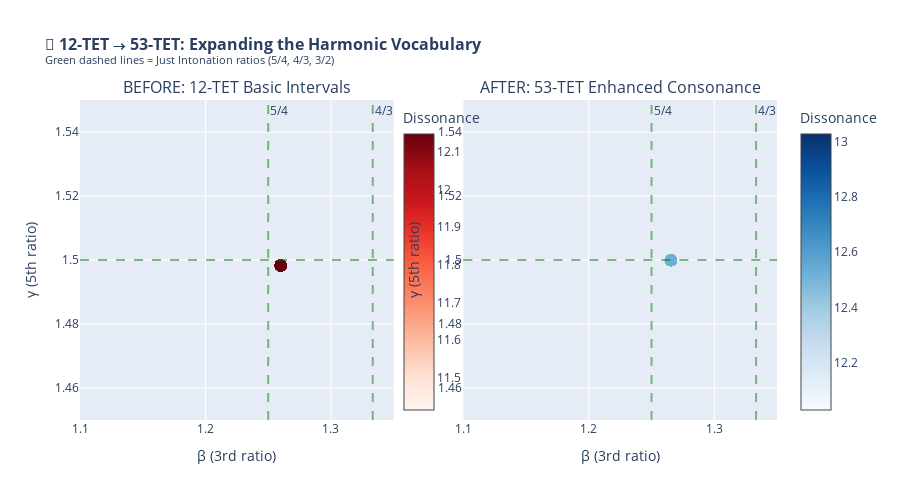

Notebook cell for this chart:
### Code cell
# ═══════════════════════════════════════════════════════════════════════════════
# VISUALIZATION: 12-TET → 53-TET TRANSFORMATION
# ═══════════════════════════════════════════════════════════════════════════════

import plotly.graph_objects as go
from plotly.subplots import make_subplots

# Create figure with 2 subplots
fig = make_subplots(
    rows=1, cols=2,
    subplot_titles=(
        "BEFORE: 12-TET Basic Intervals",
        "AFTER: 53-TET Enhanced Consonance"
    ),
    specs=[[{"type": "scatter"}, {"type": "scatter"}]]
)

# Get data for applied corrections
applied = [c for c in corrections_53tet if not c['skipped']]

# Before: Original positions (beta, gamma for triads)
orig_betas = []
orig_gammas = []
orig_diss = []
for c in applied:
    if c['chord_type'] == 'triad':
        freqs = sorted([midi_to_frequency(n) for n in c['original_notes']])
        root = freqs[0]
        orig_betas.append(freqs[1]/root)
        orig_gammas.append(freqs[2]/root)
        orig_diss.append(c['original_dissonance'])

# After: Target positions
target_betas = []
target_gammas = []
target_diss = []
target_names = []
for c in applied:
    if c['chord_type'] == 'triad' and c['target_source'] == '53-TET':
        target = next((t for t in tet53_triads if t['name'] == c['target_name']), None)
        if target:
            target_betas.append(target['beta'])
            target_gammas.append(target['gamma'])
            target_diss.append(c['target_dissonance'])
            target_names.append(c['target_name'])

# Plot original 12-TET positions
fig.add_trace(
    go.Scatter(
        x=orig_betas,
        y=orig_gammas,
        mode='markers',
        marker=dict(
            size=12,
            color=orig_diss,
            colorscale='Reds',
            showscale=True,
            colorbar=dict(title="Dissonance", x=0.45)
        ),
        name='12-TET Chords',
        text=[f"D={d:.2f}" for d in orig_diss],
        hovertemplate="β=%{x:.4f}<br>γ=%{y:.4f}<br>%{text}<extra></extra>"
    ),
    row=1, col=1
)

# Plot 53-TET target positions
fig.add_trace(
    go.Scatter(
        x=target_betas,
        y=target_gammas,
        mode='markers',
        marker=dict(
            size=12,
            color=target_diss,
            colorscale='Blues',
            showscale=True,
            colorbar=dict(title="Dissonance", x=1.02)
        ),
        name='53-TET Targets',
        text=[f"{n}<br>D={d:.2f}" for n, d in zip(target_names, target_diss)],
        hovertemplate="β=%{x:.4f}<br>γ=%{y:.4f}<br>%{text}<extra></extra>"
    ),
    row=1, col=2
)

# Add reference lines for just intonation
just_ratios = {
    '5/4': 5/4,
    '4/3': 4/3,
    '3/2': 3/2,
}

for name, ratio in just_ratios.items():
    # Vertical line for β
    fig.add_vline(x=ratio, line_dash="dash", line_color="green", 
                  annotation_text=name, row=1, col=1, opacity=0.5)
    fig.add_vline(x=ratio, line_dash="dash", line_color="green", 
                  annotation_text=name, row=1, col=2, opacity=0.5)
    # Horizontal line for γ
    fig.add_hline(y=ratio, line_dash="dash", line_color="green", row=1, col=1, opacity=0.5)
    fig.add_hline(y=ratio, line_dash="dash", line_color="green", row=1, col=2, opacity=0.5)

fig.update_layout(
    title=dict(
        text="<b>🎵 12-TET → 53-TET: Expanding the Harmonic Vocabulary</b><br>" +
             "<sup>Green dashed lines = Just Intonation ratios (5/4, 4/3, 3/2)</sup>",
        font=dict(size=16)
    ),
    height=500,
    showlegend=False
)

fig.update_xaxes(title_text="β (3rd ratio)", range=[1.1, 1.35], row=1, col=1)
fig.update_xaxes(title_text="β (3rd ratio)", range=[1.1, 1.35], row=1, col=2)
fig.update_yaxes(title_text="γ (5th ratio)", range=[1.45, 1.55], row=1, col=1)
fig.update_yaxes(title_text="γ (5th ratio)", range=[1.45, 1.55], row=1, col=2)

fig.show()

# Print the philosophical summary
print("\n" + "═"*80)
print("                    THE CLAIM: 12-TET IS BASIC")
print("═"*80)
print("""
12-TET (Equal Temperament) was a COMPROMISE designed for:
  • Easy transposition between keys
  • Fixed-pitch instruments (piano, frets)
  • Mass production and standardization

What 12-TET LOST:
  • The pure 5/4 major third (replaced with 1.2599, 14 cents sharp)
  • The pure 3/2 fifth (replaced with 1.4983, 2 cents flat)
  • The harmonic 7th (7/4 = 1.75, no good approximation)
  • HUNDREDS of subtle interval colors

What 53-TET GIVES US:
  • 10 different thirds (vs 2 in 12-TET)
  • 7 different fifths (vs 3 in 12-TET)  
  • 10 different sevenths (vs 2 in 12-TET)
  • 70 triad colors (vs ~6 in 12-TET)
  • 700 tetrachord colors (vs ~12 in 12-TET)

The vM3-P5 triad (β=1.249, γ=1.4999) is the CLOSEST to pure just intonation
and appeared 63 times in our correction - this is not coincidence!

WE ARE NOT "FIXING" 12-TET. WE ARE TRANSCENDING IT.
""")
print("═"*80)

### Figure 1 — Plotly figure (JSON) as saved in the notebook; plotly's stock layout.template omitted (floating-point values rounded to 4 significant figures)
{"data": [{"hovertemplate": "β=%{x:.4f}<br>γ=%{y:.4f}<br>%{text}<extra></extra>", "marker": {"color": [12.15, 12.15, 12.15, 12.15, 12.15, 12.15, 12.15, 12.15, 11.41, 12.15, 12.15, 12.15, 11.41, 12.15, 12.15, 12.15, 12.15, 12.15, 12.15, 12.15, 12.15, 12.15, 12.15, 12.15, 12.15, 12.15, 12.15, 12.15, 12.15, 12.15, 12.15, 11.41, 12.15, 12.15, 12.15, 11.41, 12.15, 12.15, 12.15, 12.15, 12.15, 12.15, 12.15, 12.15, 12.15, 12.15, 12.15, 12.15, 12.15, 12.15, 12.15, 12.15, 12.15, 12.15, 11.41, 12.15, 12.15, 12.15, 11.41, 12.15, 12.15, 12.15, 12.15, 12.15, 12.15, 12.15, 12.15, 12.15, 12.15], "colorbar": {"title": {"text": "Dissonance"}, "x": 0.45}, "colorscale": [[0, "rgb(255,245,240)"], [0.125, "rgb(254,224,210)"], [0.25, "rgb(252,187,161)"], [0.375, "rgb(252,146,114)"], [0.5, "rgb(251,106,74)"], [0.625, "rgb(239,59,44)"], [0.75, "rgb(203,24,29)"], [0.875, "rgb(165,15,21)"], [1, "rgb(103,0,13)"]], "showscale": true, "size": 12}, "mode": "markers", "name": "12-TET Chords", "text": ["D=12.15", "D=12.15", "D=12.15", "D=12.15", "D=12.15", "D=12.15", "D=12.15", "D=12.15", "D=11.41", "D=12.15", "D=12.15", "D=12.15", "D=11.41", "D=12.15", "D=12.15", "D=12.15", "D=12.15", "D=12.15", "D=12.15", "D=12.15", "D=12.15", "D=12.15", "D=12.15", "D=12.15", "D=12.15", "D=12.15", "D=12.15", "D=12.15", "D=12.15", "D=12.15", "D=12.15", "D=11.41", "D=12.15", "D=12.15", "D=12.15", "D=11.41", "D=12.15", "D=12.15", "D=12.15", "D=12.15", "D=12.15", "D=12.15", "D=12.15", "D=12.15", "D=12.15", "D=12.15", "D=12.15", "D=12.15", "D=12.15", "D=12.15", "D=12.15", "D=12.15", "D=12.15", "D=12.15", "D=11.41", "D=12.15", "D=12.15", "D=12.15", "D=11.41", "D=12.15", "D=12.15", "D=12.15", "D=12.15", "D=12.15", "D=12.15", "D=12.15", "D=12.15", "D=12.15", "D=12.15"], "type": "scatter", "x": [1.26, 1.26, 1.26, 1.26, 1.26, 1.26, 1.26, 1.26, 1.335, 1.26, 1.26, 1.26, 1.335, 1.26, 1.26, 1.26, 1.26, 1.26, 1.26, 1.26, 1.26, 1.26, 1.26, 1.26, 1.26, 1.26, 1.26, 1.26, 1.26, 1.26, 1.26, 1.335, 1.26, 1.26, 1.26, 1.335, 1.26, 1.26, 1.26, 1.26, 1.26, 1.26, 1.26, 1.26, 1.26, 1.26, 1.26, 1.26, 1.26, 1.26, 1.26, 1.26, 1.26, 1.26, 1.335, 1.26, 1.26, 1.26, 1.335, 1.26, 1.26, 1.26, 1.26, 1.26, 1.26, 1.26, 1.26, 1.26, 1.26], "xaxis": "x", "y": [1.498, 1.498, 1.498, 1.498, 1.498, 1.498, 1.498, 1.498, 1.682, 1.498, 1.498, 1.498, 1.682, 1.498, 1.498, 1.498, 1.498, 1.498, 1.498, 1.498, 1.498, 1.498, 1.498, 1.498, 1.498, 1.498, 1.498, 1.498, 1.498, 1.498, 1.498, 1.682, 1.498, 1.498, 1.498, 1.682, 1.498, 1.498, 1.498, 1.498, 1.498, 1.498, 1.498, 1.498, 1.498, 1.498, 1.498, 1.498, 1.498, 1.498, 1.498, 1.498, 1.498, 1.498, 1.682, 1.498, 1.498, 1.498, 1.682, 1.498, 1.498, 1.498, 1.498, 1.498, 1.498, 1.498, 1.498, 1.498, 1.498], "yaxis": "y"}, {"hovertemplate": "β=%{x:.4f}<br>γ=%{y:.4f}<br>%{text}<extra></extra>", "marker": {"color": [12.53, 12.53, 12.53, 12.53, 12.53, 12.53, 12.53, 12.53, 12.53, 12.53, 12.53, 12.53, 12.53, 12.53, 12.53, 12.53, 12.53, 12.53, 12.53, 12.53, 12.53, 12.53, 12.53, 12.53, 12.53, 12.53, 12.53, 12.53, 12.53, 12.53, 12.53, 12.53, 12.53, 12.53, 12.53, 12.53, 12.53, 12.53, 12.53, 12.53, 12.53, 12.53, 12.53, 12.53, 12.53, 12.53, 12.53, 12.53, 12.53, 12.53, 12.53, 12.53, 12.53, 12.53, 12.53, 12.53, 12.53, 12.53, 12.53, 12.53, 12.53, 12.53, 12.53, 12.53, 12.53, 12.53, 12.53, 12.53, 12.53], "colorbar": {"title": {"text": "Dissonance"}, "x": 1.02}, "colorscale": [[0, "rgb(247,251,255)"], [0.125, "rgb(222,235,247)"], [0.25, "rgb(198,219,239)"], [0.375, "rgb(158,202,225)"], [0.5, "rgb(107,174,214)"], [0.625, "rgb(66,146,198)"], [0.75, "rgb(33,113,181)"], [0.875, "rgb(8,81,156)"], [1, "rgb(8,48,107)"]], "showscale": true, "size": 12}, "mode": "markers", "name": "53-TET Targets", "text": ["M3-P5<br>D=12.53", "M3-P5<br>D=12.53", "M3-P5<br>D=12.53", "M3-P5<br>D=12.53", "M3-P5<br>D=12.53", "M3-P5<br>D=12.53", "M3-P5<br>D=12.53", "M3-P5<br>D=12.53", "M3-P5<br>D=12.53", "M3-P5<br>D=12.53", "M3-P5<br>D=12.53", "M3-P5<br>D=12.53", "M3-P5<br>D=12.53", "M3-P5<br>D=12.53", "M3-P5<br>D=12.53", "M3-P5<br>D=12.53", "M3-P5<br>D=12.53", "M3-P5<br>D=12.53", "M3-P5<br>D=12.53", "M3-P5<br>D=12.53", "M3-P5<br>D=12.53", "M3-P5<br>D=12.53", "M3-P5<br>D=12.53", "M3-P5<br>D=12.53", "M3-P5<br>D=12.53", "M3-P5<br>D=12.53", "M3-P5<br>D=12.53", "M3-P5<br>D=12.53", "M3-P5<br>D=12.53", "M3-P5<br>D=12.53", "M3-P5<br>D=12.53", "M3-P5<br>D=12.53", "M3-P5<br>D=12.53", "M3-P5<br>D=12.53", "M3-P5<br>D=12.53", "M3-P5<br>D=12.53", "M3-P5<br>D=12.53", "M3-P5<br>D=12.53", "M3-P5<br>D=12.53", "M3-P5<br>D=12.53", "M3-P5<br>D=12.53", "M3-P5<br>D=12.53", "M3-P5<br>D=12.53", "M3-P5<br>D=12.53", "M3-P5<br>D=12.53", "M3-P5<br>D=12.53", "M3-P5<br>D=12.53", "M3-P5<br>D=12.53", "M3-P5<br>D=12.53", "M3-P5<br>D=12.53", "M3-P5<br>D=12.53", "M3-P5<br>D=12.53", "M3-P5<br>D=12.53", "M3-P5<br>D=12.53", "M3-P5<br>D=12.53", "M3-P5<br>D=12.53", "M3-P5<br>D=12.53", "M3-P5<br>D=12.53", "M3-P5<br>D=12.53", "M3-P5<br>D=12.53", "M3-P5<br>D=12.53", "M3-P5<br>D=12.53", "M3-P5<br>D=12.53", "M3-P5<br>D=12.53", "M3-P5<br>D=12.53", "M3-P5<br>D=12.53", "M3-P5<br>D=12.53", "M3-P5<br>D=12.53", "M3-P5<br>D=12.53"], "type": "scatter", "x": [1.265, 1.265, 1.265, 1.265, 1.265, 1.265, 1.265, 1.265, 1.265, 1.265, 1.265, 1.265, 1.265, 1.265, 1.265, 1.265, 1.265, 1.265, 1.265, 1.265, 1.265, 1.265, 1.265, 1.265, 1.265, 1.265, 1.265, 1.265, 1.265, 1.265, 1.265, 1.265, 1.265, 1.265, 1.265, 1.265, 1.265, 1.265, 1.265, 1.265, 1.265, 1.265, 1.265, 1.265, 1.265, 1.265, 1.265, 1.265, 1.265, 1.265, 1.265, 1.265, 1.265, 1.265, 1.265, 1.265, 1.265, 1.265, 1.265, 1.265, 1.265, 1.265, 1.265, 1.265, 1.265, 1.265, 1.265, 1.265, 1.265], "xaxis": "x2", "y": [1.5, 1.5, 1.5, 1.5, 1.5, 1.5, 1.5, 1.5, 1.5, 1.5, 1.5, 1.5, 1.5, 1.5, 1.5, 1.5, 1.5, 1.5, 1.5, 1.5, 1.5, 1.5, 1.5, 1.5, 1.5, 1.5, 1.5, 1.5, 1.5, 1.5, 1.5, 1.5, 1.5, 1.5, 1.5, 1.5, 1.5, 1.5, 1.5, 1.5, 1.5, 1.5, 1.5, 1.5, 1.5, 1.5, 1.5, 1.5, 1.5, 1.5, 1.5, 1.5, 1.5, 1.5, 1.5, 1.5, 1.5, 1.5, 1.5, 1.5, 1.5, 1.5, 1.5, 1.5, 1.5, 1.5, 1.5, 1.5, 1.5], "yaxis": "y2"}], "layout": {"annotations": [{"font": {"size": 16}, "showarrow": false, "text": "BEFORE: 12-TET Basic Intervals", "x": 0.225, "xanchor": "center", "xref": "paper", "y": 1, "yanchor": "bottom", "yref": "paper"}, {"font": {"size": 16}, "showarrow": false, "text": "AFTER: 53-TET Enhanced Consonance", "x": 0.775, "xanchor": "center", "xref": "paper", "y": 1, "yanchor": "bottom", "yref": "paper"}, {"showarrow": false, "text": "5/4", "x": 1.25, "xanchor": "left", "xref": "x", "y": 1, "yanchor": "top", "yref": "y domain"}, {"showarrow": false, "text": "5/4", "x": 1.25, "xanchor": "left", "xref": "x2", "y": 1, "yanchor": "top", "yref": "y2 domain"}, {"showarrow": false, "text": "4/3", "x": 1.333, "xanchor": "left", "xref": "x", "y": 1, "yanchor": "top", "yref": "y domain"}, {"showarrow": false, "text": "4/3", "x": 1.333, "xanchor": "left", "xref": "x2", "y": 1, "yanchor": "top", "yref": "y2 domain"}, {"showarrow": false, "text": "3/2", "x": 1.5, "xanchor": "left", "xref": "x", "y": 1, "yanchor": "top", "yref": "y domain"}, {"showarrow": false, "text": "3/2", "x": 1.5, "xanchor": "left", "xref": "x2", "y": 1, "yanchor": "top", "yref": "y2 domain"}], "height": 500, "shapes": [{"line": {"color": "green", "dash": "dash"}, "opacity": 0.5, "type": "line", "x0": 1.25, "x1": 1.25, "xref": "x", "y0": 0, "y1": 1, "yref": "y domain"}, {"line": {"color": "green", "dash": "dash"}, "opacity": 0.5, "type": "line", "x0": 1.25, "x1": 1.25, "xref": "x2", "y0": 0, "y1": 1, "yref": "y2 domain"}, {"line": {"color": "green", "dash": "dash"}, "opacity": 0.5, "type": "line", "x0": 0, "x1": 1, "xref": "x domain", "y0": 1.25, "y1": 1.25, "yref": "y"}, {"line": {"color": "green", "dash": "dash"}, "opacity": 0.5, "type": "line", "x0": 0, "x1": 1, "xref": "x2 domain", "y0": 1.25, "y1": 1.25, "yref": "y2"}, {"line": {"color": "green", "dash": "dash"}, "opacity": 0.5, "type": "line", "x0": 1.333, "x1": 1.333, "xref": "x", "y0": 0, "y1": 1, "yref": "y domain"}, {"line": {"color": "green", "dash": "dash"}, "opacity": 0.5, "type": "line", "x0": 1.333, "x1": 1.333, "xref": "x2", "y0": 0, "y1": 1, "yref": "y2 domain"}, {"line": {"color": "green", "dash": "dash"}, "opacity": 0.5, "type": "line", "x0": 0, "x1": 1, "xref": "x domain", "y0": 1.333, "y1": 1.333, "yref": "y"}, {"line": {"color": "green", "dash": "dash"}, "opacity": 0.5, "type": "line", "x0": 0, "x1": 1, "xref": "x2 domain", "y0": 1.333, "y1": 1.333, "yref": "y2"}, {"line": {"color": "green", "dash": "dash"}, "opacity": 0.5, "type": "line", "x0": 1.5, "x1": 1.5, "xref": "x", "y0": 0, "y1": 1, "yref": "y domain"}, {"line": {"color": "green", "dash": "dash"}, "opacity": 0.5, "type": "line", "x0": 1.5, "x1": 1.5, "xref": "x2", "y0": 0, "y1": 1, "yref": "y2 domain"}, {"line": {"color": "green", "dash": "dash"}, "opacity": 0.5, "type": "line", "x0": 0, "x1": 1, "xref": "x domain", "y0": 1.5, "y1": 1.5, "yref": "y"}, {"line": {"color": "green", "dash": "dash"}, "opacity": 0.5, "type": "line", "x0": 0, "x1": 1, "xref": "x2 domain", "y0": 1.5, "y1": 1.5, "yref": "y2"}], "showlegend": false, "title": {"font": {"size": 16}, "text": "<b>🎵 12-TET → 53-TET: Expanding the Harmonic Vocabulary</b><br><sup>Green dashed lines = Just Intonation ratios (5/4, 4/3, 3/2)</sup>"}, "xaxis": {"anchor": "y", "domain": [0, 0.45], "range": [1.1, 1.35], "title": {"text": "β (3rd ratio)"}}, "xaxis2": {"anchor": "y2", "domain": [0.55, 1], "range": [1.1, 1.35], "title": {"text": "β (3rd ratio)"}}, "yaxis": {"anchor": "x", "domain": [0, 1], "range": [1.45, 1.55], "title": {"text": "γ (5th ratio)"}}, "yaxis2": {"anchor": "x2", "domain": [0, 1], "range": [1.45, 1.55], "title": {"text": "γ (5th ratio)"}}}}
